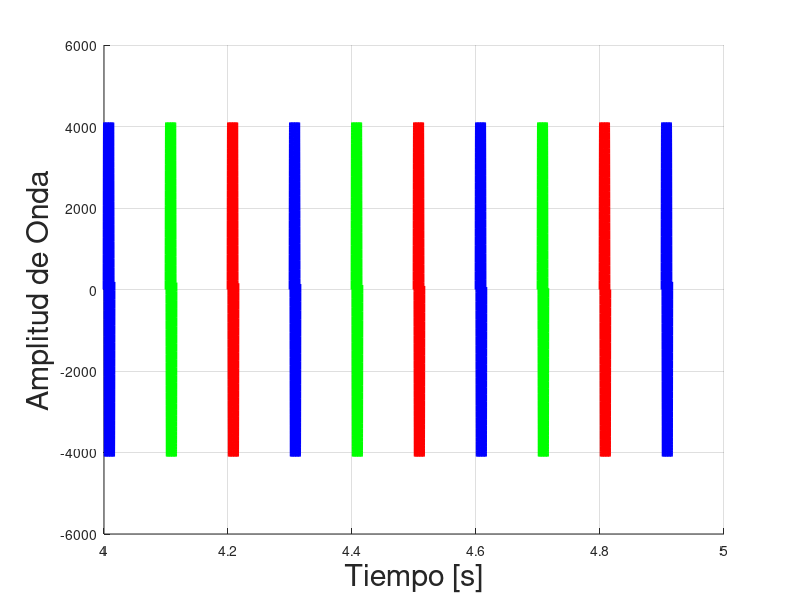

This figure's MATLAB source:
clc
close all
clear

%% Desplazamiento
Desplazamiento = [0, -13, -26, -39, -52, -65, -78, -91, -104, -117, 0, -12, -25, -38, -51, -63, -76, -89, -101, -113, 0, -12, -25, -37, -49, -62, -74, -86, -98, -110, 0, -12, -24, -36, -48, -60, -72, -84, -95, -106, 0, -11, -23, -35, -47, -58, -70, -81, -93, -104, 0];
%Desplazamiento = [0, -13, -26, -39, -52, -65, -78, -91, -104, -117, 
%                  0, -12, -25, -38, -51, -63, -76, -89, -101, -113,
%                  0, -12, -25, -37, -49, -62, -74, -86, -98,  -110, 
%                  0, -12, -24, -36, -48, -60, -72, -84, -95,  -106, 
%                  0, -11, -23, -35, -47, -58, -70, -81, -93,  -104, 
%                  0];
Length = 735;
%% Cuentas
figure(1)
set(figure(1),'defaultAxesColorOrder',[[0 0 0];[0 0 0]])
t1 = 0:1:Length-66;
y1 = 4096 * sin(2.0 * pi *330* t1 / 44100);
t2 = 0:1:Length-68;
y2 = 4096 * sin(2.0 * pi *331* t2 / 44100);
t3 = 0:1:Length-70;
y3 = 4096 * sin(2.0 * pi *332* t3 / 44100);
t4 = 0:1:Length-72;
y4 = 4096 * sin(2.0 * pi *333* t4 / 44100);
t5 = 0:1:Length-74;
y5 = 4096 * sin(2.0 * pi *334* t5 / 44100);
t6 = 0:1:Length-76;
y6 = 4096 * sin(2.0 * pi *335* t6 / 44100);
t7 = 0:1:Length-78;
y7 = 4096 * sin(2.0 * pi *336* t7 / 44100);
t8 = 0:1:Length-80;
y8 = 4096 * sin(2.0 * pi *337* t8 / 44100);
t9 = 0:1:Length-82;
y9 = 4096 * sin(2.0 * pi *338* t9 / 44100);
t10 = 0:1:Length-84;
y10 = 4096 * sin(2.0 * pi *339* t10 / 44100);
t11 = 0:1:Length-86;
y11 = 4096 * sin(2.0 * pi *340* t11 / 44100);
t12 = 0:1:Length-88;
y12 = 4096 * sin(2.0 * pi *341* t12 / 44100);
t13 = 0:1:Length-90;
y13 = 4096 * sin(2.0 * pi *342* t13 / 44100);
t14 = 0:1:Length-92;
y14 = 4096 * sin(2.0 * pi *343* t14 / 44100);
t15 = 0:1:Length-94;
y15 = 4096 * sin(2.0 * pi *344* t15 / 44100);
t16 = 0:1:Length-95;
y16 = 4096 * sin(2.0 * pi *345* t16 / 44100);
t17 = 0:1:Length-97;
y17 = 4096 * sin(2.0 * pi *346* t17 / 44100);
t18 = 0:1:Length-99;
y18 = 4096 * sin(2.0 * pi *347* t18 / 44100);
t19 = 0:1:Length-101;
y19 = 4096 * sin(2.0 * pi *348* t19 / 44100);
t20 = 0:1:Length+23;
y20 = 4096 * sin(2.0 * pi *349* t20 / 44100);
t21 = 0:1:Length+21;
y21 = 4096 * sin(2.0 * pi *350* t21 / 44100);
t22 = 0:1:Length+19;
y22 = 4096 * sin(2.0 * pi *351* t22 / 44100);
t23 = 0:1:Length+17;
y23 = 4096 * sin(2.0 * pi *352* t23 / 44100);
t24 = 0:1:Length+15;
y24 = 4096 * sin(2.0 * pi *353* t24 / 44100);
t25 = 0:1:Length+13;
y25 = 4096 * sin(2.0 * pi *354* t25 / 44100);
t26 = 0:1:Length+11;
y26 = 4096 * sin(2.0 * pi *355* t26 / 44100);
t27 = 0:1:Length+9;
y27 = 4096 * sin(2.0 * pi *356* t27 / 44100);
t28 = 0:1:Length+7;
y28 = 4096 * sin(2.0 * pi *357* t28 / 44100);
t29 = 0:1:Length+5;
y29 = 4096 * sin(2.0 * pi *358* t29 / 44100);
t30 = 0:1:Length+3;
y30 = 4096 * sin(2.0 * pi *359* t30 / 44100);
t31 = 0:1:Length;
y31 = 4096 * sin(2.0 * pi *360* t31 / 44100);
t32 = 0:1:Length-2;
y32 = 4096 * sin(2.0 * pi *361* t32 / 44100);
t33 = 0:1:Length-4;
y33 = 4096 * sin(2.0 * pi *362* t33 / 44100);
t34 = 0:1:Length-6;
y34 = 4096 * sin(2.0 * pi *363* t34 / 44100);
t35 = 0:1:Length-8;
y35 = 4096 * sin(2.0 * pi *364* t35 / 44100);
t36 = 0:1:Length-10;
y36 = 4096 * sin(2.0 * pi *365* t36 / 44100);
t37 = 0:1:Length-12;
y37 = 4096 * sin(2.0 * pi *366* t37 / 44100);
t38 = 0:1:Length-14;
y38 = 4096 * sin(2.0 * pi *367* t38 / 44100);
t39 = 0:1:Length-16;
y39 = 4096 * sin(2.0 * pi *368* t39 / 44100);
t40 = 0:1:Length-18;
y40 = 4096 * sin(2.0 * pi *369* t40 / 44100);
t41 = 0:1:Length-19;
y41 = 4096 * sin(2.0 * pi *370* t41 / 44100);
t42 = 0:1:Length-21;
y42 = 4096 * sin(2.0 * pi *371* t42 / 44100);
t43 = 0:1:Length-23;
y43 = 4096 * sin(2.0 * pi *372* t43 / 44100);
t44 = 0:1:Length-25;
y44 = 4096 * sin(2.0 * pi *373* t44 / 44100);
t45 = 0:1:Length-27;
y45 = 4096 * sin(2.0 * pi *374* t45 / 44100);
t46 = 0:1:Length-29;
y46 = 4096 * sin(2.0 * pi *375* t46 / 44100);
t47 = 0:1:Length-31;
y47 = 4096 * sin(2.0 * pi *376* t47 / 44100);
t48 = 0:1:Length-33;
y48 = 4096 * sin(2.0 * pi *377* t48 / 44100);
t49 = 0:1:Length-35;
y49 = 4096 * sin(2.0 * pi *378* t49 / 44100);
t50 = 0:1:Length-36;
y50 = 4096 * sin(2.0 * pi *379* t50 / 44100);
hold on
plot(t1/44100+0.0,y1,'LineStyle','-','LineWidth',2,'Color','r')
plot(t2/44100+0.1,y2,'LineStyle','-','LineWidth',2,'Color','b')
plot(t3/44100+0.2,y3,'LineStyle','-','LineWidth',2,'Color','g')
plot(t4/44100+0.3,y4,'LineStyle','-','LineWidth',2,'Color','r')
plot(t5/44100+0.4,y5,'LineStyle','-','LineWidth',2,'Color','b')
plot(t6/44100+0.5,y6,'LineStyle','-','LineWidth',2,'Color','g')
plot(t7/44100+0.6,y7,'LineStyle','-','LineWidth',2,'Color','r')
plot(t8/44100+0.7,y8,'LineStyle','-','LineWidth',2,'Color','b')
plot(t9/44100+0.8,y9,'LineStyle','-','LineWidth',2,'Color','g')
plot(t10/44100+0.9,y10,'LineStyle','-','LineWidth',2,'Color','r')
plot(t11/44100+1.0,y11,'LineStyle','-','LineWidth',2,'Color','b')
plot(t12/44100+1.1,y12,'LineStyle','-','LineWidth',2,'Color','g')
plot(t13/44100+1.2,y13,'LineStyle','-','LineWidth',2,'Color','r')
plot(t14/44100+1.3,y14,'LineStyle','-','LineWidth',2,'Color','b')
plot(t15/44100+1.4,y15,'LineStyle','-','LineWidth',2,'Color','g')
plot(t16/44100+1.5,y16,'LineStyle','-','LineWidth',2,'Color','r')
plot(t17/44100+1.6,y17,'LineStyle','-','LineWidth',2,'Color','b')
plot(t18/44100+1.7,y18,'LineStyle','-','LineWidth',2,'Color','g')
plot(t19/44100+1.8,y19,'LineStyle','-','LineWidth',2,'Color','r')
plot(t20/44100+1.9,y20,'LineStyle','-','LineWidth',2,'Color','b')
plot(t21/44100+2.0,y21,'LineStyle','-','LineWidth',2,'Color','g')
plot(t22/44100+2.1,y22,'LineStyle','-','LineWidth',2,'Color','r')
plot(t23/44100+2.2,y23,'LineStyle','-','LineWidth',2,'Color','b')
plot(t24/44100+2.3,y24,'LineStyle','-','LineWidth',2,'Color','g')
plot(t25/44100+2.4,y25,'LineStyle','-','LineWidth',2,'Color','r')
plot(t26/44100+2.5,y26,'LineStyle','-','LineWidth',2,'Color','b')
plot(t27/44100+2.6,y27,'LineStyle','-','LineWidth',2,'Color','g')
plot(t28/44100+2.7,y28,'LineStyle','-','LineWidth',2,'Color','r')
plot(t29/44100+2.8,y29,'LineStyle','-','LineWidth',2,'Color','b')
plot(t30/44100+2.9,y30,'LineStyle','-','LineWidth',2,'Color','g')
plot(t31/44100+3.0,y31,'LineStyle','-','LineWidth',2,'Color','r')
plot(t32/44100+3.1,y32,'LineStyle','-','LineWidth',2,'Color','b')
plot(t33/44100+3.2,y33,'LineStyle','-','LineWidth',2,'Color','g')
plot(t34/44100+3.3,y34,'LineStyle','-','LineWidth',2,'Color','r')
plot(t35/44100+3.4,y35,'LineStyle','-','LineWidth',2,'Color','b')
plot(t36/44100+3.5,y36,'LineStyle','-','LineWidth',2,'Color','g')
plot(t37/44100+3.6,y37,'LineStyle','-','LineWidth',2,'Color','r')
plot(t38/44100+3.7,y38,'LineStyle','-','LineWidth',2,'Color','b')
plot(t39/44100+3.8,y39,'LineStyle','-','LineWidth',2,'Color','g')
plot(t40/44100+3.9,y40,'LineStyle','-','LineWidth',2,'Color','r')
plot(t41/44100+4.0,y41,'LineStyle','-','LineWidth',2,'Color','b')
plot(t42/44100+4.1,y42,'LineStyle','-','LineWidth',2,'Color','g')
plot(t43/44100+4.2,y43,'LineStyle','-','LineWidth',2,'Color','r')
plot(t44/44100+4.3,y44,'LineStyle','-','LineWidth',2,'Color','b')
plot(t45/44100+4.4,y45,'LineStyle','-','LineWidth',2,'Color','g')
plot(t46/44100+4.5,y46,'LineStyle','-','LineWidth',2,'Color','r')
plot(t47/44100+4.6,y47,'LineStyle','-','LineWidth',2,'Color','b')
plot(t48/44100+4.7,y48,'LineStyle','-','LineWidth',2,'Color','g')
plot(t49/44100+4.8,y49,'LineStyle','-','LineWidth',2,'Color','r')
plot(t50/44100+4.9,y50,'LineStyle','-','LineWidth',2,'Color','b')
hold off
grid on
xlim([4.0 5.0])
ylabel('Amplitud de Onda','FontSize', 22)
xlabel('Tiempo [s]','FontSize', 22)
